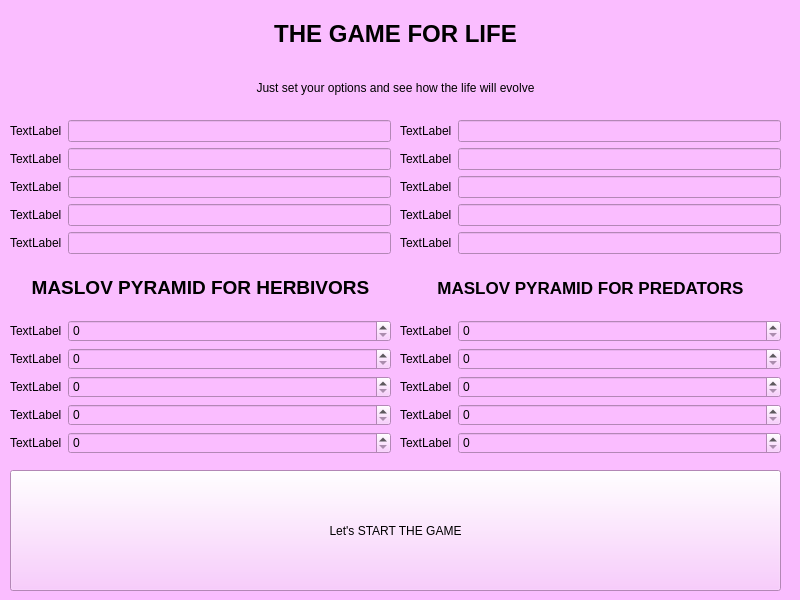
<?xml version="1.0" encoding="UTF-8"?>
<ui version="4.0">
 <class>Init_UI</class>
 <widget class="QWidget" name="Init_UI">
  <property name="geometry">
   <rect>
    <x>0</x>
    <y>0</y>
    <width>800</width>
    <height>600</height>
   </rect>
  </property>
  <property name="windowTitle">
   <string>Form</string>
  </property>
  <property name="styleSheet">
   <string notr="true">background-color: rgb(250, 189, 255);</string>
  </property>
  <widget class="QWidget" name="verticalLayoutWidget">
   <property name="geometry">
    <rect>
     <x>10</x>
     <y>10</y>
     <width>771</width>
     <height>101</height>
    </rect>
   </property>
   <layout class="QVBoxLayout" name="verticalLayout">
    <item>
     <widget class="QLabel" name="label">
      <property name="font">
       <font>
        <family>Cantarell</family>
        <pointsize>18</pointsize>
        <weight>75</weight>
        <bold>true</bold>
       </font>
      </property>
      <property name="text">
       <string>THE GAME FOR LIFE</string>
      </property>
      <property name="alignment">
       <set>Qt::AlignCenter</set>
      </property>
     </widget>
    </item>
    <item>
     <widget class="QLabel" name="label_2">
      <property name="text">
       <string>Just set your options and see how the life will evolve</string>
      </property>
      <property name="alignment">
       <set>Qt::AlignCenter</set>
      </property>
     </widget>
    </item>
   </layout>
  </widget>
  <widget class="QWidget" name="formLayoutWidget">
   <property name="geometry">
    <rect>
     <x>10</x>
     <y>120</y>
     <width>381</width>
     <height>141</height>
    </rect>
   </property>
   <layout class="QFormLayout" name="formLayout">
    <item row="0" column="0">
     <widget class="QLabel" name="label_3">
      <property name="text">
       <string>TextLabel</string>
      </property>
     </widget>
    </item>
    <item row="1" column="0">
     <widget class="QLabel" name="label_4">
      <property name="text">
       <string>TextLabel</string>
      </property>
     </widget>
    </item>
    <item row="2" column="0">
     <widget class="QLabel" name="label_5">
      <property name="text">
       <string>TextLabel</string>
      </property>
     </widget>
    </item>
    <item row="3" column="0">
     <widget class="QLabel" name="label_6">
      <property name="text">
       <string>TextLabel</string>
      </property>
     </widget>
    </item>
    <item row="4" column="0">
     <widget class="QLabel" name="label_11">
      <property name="text">
       <string>TextLabel</string>
      </property>
     </widget>
    </item>
    <item row="0" column="1">
     <widget class="QLineEdit" name="lineEdit_5"/>
    </item>
    <item row="1" column="1">
     <widget class="QLineEdit" name="lineEdit_6"/>
    </item>
    <item row="2" column="1">
     <widget class="QLineEdit" name="lineEdit_7"/>
    </item>
    <item row="3" column="1">
     <widget class="QLineEdit" name="lineEdit_8"/>
    </item>
    <item row="4" column="1">
     <widget class="QLineEdit" name="lineEdit_9"/>
    </item>
   </layout>
  </widget>
  <widget class="QWidget" name="formLayoutWidget_2">
   <property name="geometry">
    <rect>
     <x>400</x>
     <y>120</y>
     <width>381</width>
     <height>141</height>
    </rect>
   </property>
   <layout class="QFormLayout" name="formLayout_3">
    <property name="fieldGrowthPolicy">
     <enum>QFormLayout::AllNonFixedFieldsGrow</enum>
    </property>
    <item row="0" column="0">
     <widget class="QLabel" name="label_7">
      <property name="text">
       <string>TextLabel</string>
      </property>
     </widget>
    </item>
    <item row="1" column="0">
     <widget class="QLabel" name="label_8">
      <property name="text">
       <string>TextLabel</string>
      </property>
     </widget>
    </item>
    <item row="2" column="0">
     <widget class="QLabel" name="label_9">
      <property name="text">
       <string>TextLabel</string>
      </property>
     </widget>
    </item>
    <item row="3" column="0">
     <widget class="QLabel" name="label_10">
      <property name="text">
       <string>TextLabel</string>
      </property>
     </widget>
    </item>
    <item row="4" column="0">
     <widget class="QLabel" name="label_12">
      <property name="text">
       <string>TextLabel</string>
      </property>
     </widget>
    </item>
    <item row="0" column="1">
     <widget class="QLineEdit" name="lineEdit_10"/>
    </item>
    <item row="1" column="1">
     <widget class="QLineEdit" name="lineEdit_11"/>
    </item>
    <item row="2" column="1">
     <widget class="QLineEdit" name="lineEdit_12"/>
    </item>
    <item row="3" column="1">
     <widget class="QLineEdit" name="lineEdit_13"/>
    </item>
    <item row="4" column="1">
     <widget class="QLineEdit" name="lineEdit_14"/>
    </item>
   </layout>
  </widget>
  <widget class="QWidget" name="gridLayoutWidget">
   <property name="geometry">
    <rect>
     <x>10</x>
     <y>470</y>
     <width>771</width>
     <height>121</height>
    </rect>
   </property>
   <layout class="QGridLayout" name="gridLayout">
    <item row="0" column="0">
     <widget class="QPushButton" name="pushButton">
      <property name="sizePolicy">
       <sizepolicy hsizetype="Expanding" vsizetype="Expanding">
        <horstretch>0</horstretch>
        <verstretch>0</verstretch>
       </sizepolicy>
      </property>
      <property name="text">
       <string>Let's START THE GAME</string>
      </property>
     </widget>
    </item>
   </layout>
  </widget>
  <widget class="QWidget" name="formLayoutWidget_3">
   <property name="geometry">
    <rect>
     <x>10</x>
     <y>320</y>
     <width>381</width>
     <height>141</height>
    </rect>
   </property>
   <layout class="QFormLayout" name="formLayout_2">
    <property name="fieldGrowthPolicy">
     <enum>QFormLayout::AllNonFixedFieldsGrow</enum>
    </property>
    <item row="0" column="0">
     <widget class="QLabel" name="label_13">
      <property name="text">
       <string>TextLabel</string>
      </property>
     </widget>
    </item>
    <item row="1" column="0">
     <widget class="QLabel" name="label_14">
      <property name="text">
       <string>TextLabel</string>
      </property>
     </widget>
    </item>
    <item row="2" column="0">
     <widget class="QLabel" name="label_15">
      <property name="text">
       <string>TextLabel</string>
      </property>
     </widget>
    </item>
    <item row="3" column="0">
     <widget class="QLabel" name="label_16">
      <property name="text">
       <string>TextLabel</string>
      </property>
     </widget>
    </item>
    <item row="4" column="0">
     <widget class="QLabel" name="label_17">
      <property name="text">
       <string>TextLabel</string>
      </property>
     </widget>
    </item>
    <item row="0" column="1">
     <widget class="QSpinBox" name="spinBox"/>
    </item>
    <item row="1" column="1">
     <widget class="QSpinBox" name="spinBox_2"/>
    </item>
    <item row="2" column="1">
     <widget class="QSpinBox" name="spinBox_3"/>
    </item>
    <item row="3" column="1">
     <widget class="QSpinBox" name="spinBox_4"/>
    </item>
    <item row="4" column="1">
     <widget class="QSpinBox" name="spinBox_5"/>
    </item>
   </layout>
  </widget>
  <widget class="QWidget" name="verticalLayoutWidget_2">
   <property name="geometry">
    <rect>
     <x>10</x>
     <y>270</y>
     <width>381</width>
     <height>35</height>
    </rect>
   </property>
   <layout class="QVBoxLayout" name="verticalLayout_2">
    <item>
     <widget class="QLabel" name="label_23">
      <property name="font">
       <font>
        <family>Cantarell</family>
        <pointsize>14</pointsize>
        <weight>75</weight>
        <bold>true</bold>
       </font>
      </property>
      <property name="text">
       <string>MASLOV PYRAMID FOR HERBIVORS</string>
      </property>
      <property name="alignment">
       <set>Qt::AlignCenter</set>
      </property>
     </widget>
    </item>
   </layout>
  </widget>
  <widget class="QWidget" name="verticalLayoutWidget_3">
   <property name="geometry">
    <rect>
     <x>400</x>
     <y>270</y>
     <width>381</width>
     <height>35</height>
    </rect>
   </property>
   <layout class="QVBoxLayout" name="verticalLayout_3">
    <item>
     <widget class="QLabel" name="label_24">
      <property name="font">
       <font>
        <family>Cantarell</family>
        <pointsize>13</pointsize>
        <weight>75</weight>
        <bold>true</bold>
       </font>
      </property>
      <property name="text">
       <string>MASLOV PYRAMID FOR PREDATORS</string>
      </property>
      <property name="alignment">
       <set>Qt::AlignCenter</set>
      </property>
     </widget>
    </item>
   </layout>
  </widget>
  <widget class="QWidget" name="formLayoutWidget_4">
   <property name="geometry">
    <rect>
     <x>400</x>
     <y>320</y>
     <width>381</width>
     <height>141</height>
    </rect>
   </property>
   <layout class="QFormLayout" name="formLayout_4">
    <property name="fieldGrowthPolicy">
     <enum>QFormLayout::AllNonFixedFieldsGrow</enum>
    </property>
    <item row="0" column="0">
     <widget class="QLabel" name="label_18">
      <property name="text">
       <string>TextLabel</string>
      </property>
     </widget>
    </item>
    <item row="1" column="0">
     <widget class="QLabel" name="label_19">
      <property name="text">
       <string>TextLabel</string>
      </property>
     </widget>
    </item>
    <item row="2" column="0">
     <widget class="QLabel" name="label_20">
      <property name="text">
       <string>TextLabel</string>
      </property>
     </widget>
    </item>
    <item row="3" column="0">
     <widget class="QLabel" name="label_21">
      <property name="text">
       <string>TextLabel</string>
      </property>
     </widget>
    </item>
    <item row="4" column="0">
     <widget class="QLabel" name="label_22">
      <property name="text">
       <string>TextLabel</string>
      </property>
     </widget>
    </item>
    <item row="0" column="1">
     <widget class="QSpinBox" name="spinBox_6"/>
    </item>
    <item row="1" column="1">
     <widget class="QSpinBox" name="spinBox_7"/>
    </item>
    <item row="2" column="1">
     <widget class="QSpinBox" name="spinBox_8"/>
    </item>
    <item row="3" column="1">
     <widget class="QSpinBox" name="spinBox_9"/>
    </item>
    <item row="4" column="1">
     <widget class="QSpinBox" name="spinBox_10"/>
    </item>
   </layout>
  </widget>
 </widget>
 <resources/>
 <connections/>
</ui>
